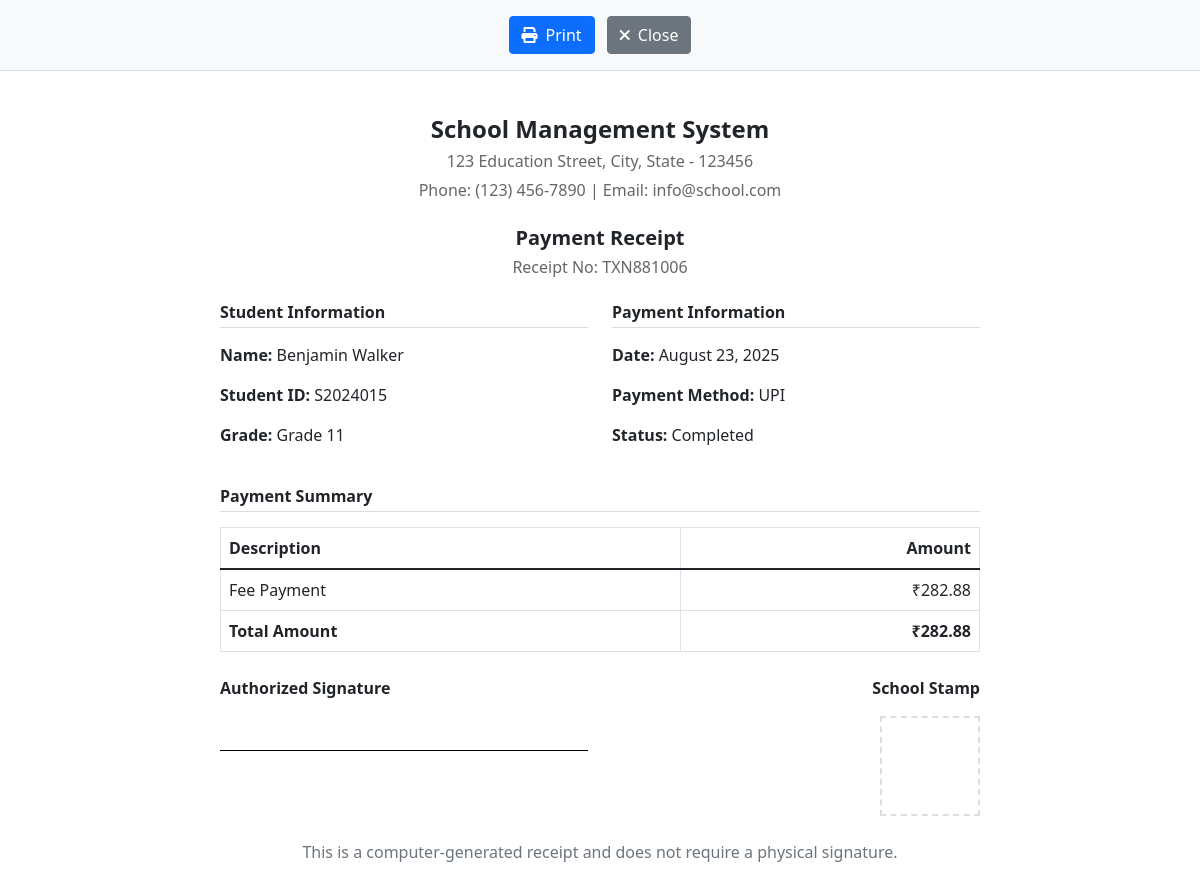
Page /fee-payment/85/print/ (signed in) on the committed database.
### accounts/models.py (models this page shows, shortened)
class Payment(models.Model):
    PAYMENT_STATUS = [
        ('pending', 'Pending'),
        ('completed', 'Completed'),
        ('failed', 'Failed'),
        ('refunded', 'Refunded')
    ]
    PAYMENT_METHODS = [
        ('CASH', 'Cash'),
        ('CREDIT_CARD', 'Credit Card'),
        ('DEBIT_CARD', 'Debit Card'),
        ('NET_BANKING', 'Net Banking'),
        ('UPI', 'UPI'),
        ('CHEQUE', 'Cheque'),
    ]
    student = models.ForeignKey(Student, on_delete=models.CASCADE)
    amount = models.DecimalField(max_digits=10, decimal_places=2)
    payment_date = models.DateTimeField()
    payment_method = models.CharField(max_length=50, choices=PAYMENT_METHODS)
    status = models.CharField(max_length=20, choices=PAYMENT_STATUS)
    transaction_id = models.CharField(max_length=100, unique=True)
    remarks = models.TextField(blank=True, null=True)
    created_at = models.DateTimeField(auto_now_add=True)
    updated_at = models.DateTimeField(auto_now=True)
    class Meta:
        ordering = ['-payment_date', '-created_at']  # Order by payment date (newest first), then by creation date
        verbose_name = 'Payment'
        verbose_name_plural = 'Payments'

class Student(models.Model):
    GENDER_CHOICES = [
        ('M', 'Male'),
        ('F', 'Female'),
        ('O', 'Other')
    ]
    STATUS_CHOICES = [
        ('active', 'Active'),
        ('inactive', 'Inactive'),
        ('graduated', 'Graduated'),
        ('suspended', 'Suspended')
    ]
    user = models.OneToOneField(User, on_delete=models.CASCADE, related_name='student_profile', null=True, blank=True)
    student_id = models.CharField(max_length=20, unique=True)
    first_name = models.CharField(max_length=50, validators=[name_validator])
    last_name = models.CharField(max_length=50, validators=[name_validator])
    date_of_birth = models.DateField()
    gender = models.CharField(max_length=10, choices=GENDER_CHOICES)
    photo = models.ImageField(upload_to='student_photos/', null=True, blank=True)
    email = models.EmailField(unique=True)
    phone_regex = RegexValidator(
        regex=r'^\+?1?\d{9,15}$',
        message="Phone number must be entered in the format: '+999999999'. Up to 15 digits allowed."
    )
    phone_number = models.CharField(validators=[phone_regex], max_length=17, blank=True)
    address = models.TextField()
    grade_level = models.CharField(max_length=20)
    batch = models.CharField(max_length=20, blank=True, null=True)
    roll_number = models.CharField(max_length=20, blank=True, null=True)
    admission_date = models.DateField()
    status = models.CharField(max_length=20, choices=STATUS_CHOICES, default='active')
    guardian_name = models.CharField(max_length=100)
    guardian_relation = models.CharField(max_length=50)
    guardian_phone = models.CharField(validators=[phone_regex], max_length=17)
    guardian_email = models.EmailField(blank=True)
    created_at = models.DateTimeField(auto_now_add=True)
    updated_at = models.DateTimeField(auto_now=True)
    class_section = models.ForeignKey('Class', on_delete=models.SET_NULL, null=True, related_name='students')
    enrolled_courses = models.ManyToManyField('Course', related_name='enrolled_students')
    class Meta:
        ordering = ['-created_at']
    def get_full_name(self):
        return f"{self.first_name} {self.last_name}"

### accounts/views.py (the view)
# urls.py: path('fee-payment/<int:payment_id>/print/', views.print_payment_receipt, name='print_payment_receipt'),
@login_required
def print_payment_receipt(request, payment_id):
    try:
        payment = Payment.objects.get(id=payment_id)
        context = {
            'payment': payment,
            'page_title': 'Payment Receipt'
        }
        return render(request, 'accounts/payment_receipt.html', context)
    except Payment.DoesNotExist:
        messages.error(request, 'Payment not found.')
        return redirect('fee_payment')

### accounts/context_processors.py (called while the page is built)
def dashboard_stats(request):
    if request.user.is_authenticated:
        return {
            'sidebar_total_students': Student.objects.filter(status='active').count(),
            'sidebar_total_teachers': Teacher.objects.filter(is_active=True).count(),
            'sidebar_active_courses': Course.objects.count(),
        }
    return {
        'sidebar_total_students': 0,
        'sidebar_total_teachers': 0,
        'sidebar_active_courses': 0,
    }

### accounts/templates/accounts/payment_receipt.html (shortened to what this page needs)
{% extends 'accounts/base_print.html' %}
{% load static %}
{% block content %}
<div class="receipt-container">
    <div class="text-center mb-4">
        <h2 class="school-name">School Management System</h2>
        <p class="school-address">123 Education Street, City, State - 123456</p>
        <p class="school-contact">Phone: (123) 456-7890 | Email: info@school.com</p>
    </div>
    <div class="text-center mb-4">
        <h3 class="receipt-title">Payment Receipt</h3>
        <p class="receipt-number">Receipt No: {{ payment.transaction_id }}</p>
    </div>
    <div class="receipt-details">
        <div class="row mb-4">
            <div class="col-md-6">
                <h5 class="section-title">Student Information</h5>
                <p><strong>Name:</strong> {{ payment.student.get_full_name }}</p>
                <p><strong>Student ID:</strong> {{ payment.student.student_id }}</p>
                <p><strong>Grade:</strong> {{ payment.student.grade_level }}</p>
            </div>
            <div class="col-md-6">
                <h5 class="section-title">Payment Information</h5>
                <p><strong>Date:</strong> {{ payment.payment_date|date:"F d, Y" }}</p>
                <p><strong>Payment Method:</strong> {{ payment.payment_method }}</p>
                <p><strong>Status:</strong> {{ payment.status|title }}</p>
            </div>
        </div>
        <div class="payment-summary">
            <h5 class="section-title">Payment Summary</h5>
            <table class="table table-bordered">
                <thead>
                    <tr>
                        <th>Description</th>
                        <th class="text-end">Amount</th>
                    </tr>
                </thead>
                <tbody>
                    <tr>
                        <td>Fee Payment</td>
                        <td class="text-end">₹{{ payment.amount|floatformat:2 }}</td>
                    </tr>
                    <tr>
                        <th>Total Amount</th>
                        <th class="text-end">₹{{ payment.amount|floatformat:2 }}</th>
                    </tr>
                </tbody>
            </table>
        </div>
        <div class="receipt-footer mt-4">
            <div class="row">
                <div class="col-md-6">
                    <p><strong>Authorized Signature</strong></p>
                    <div class="signature-line"></div>
                </div>
                <div class="col-md-6 text-end">
                    <p><strong>School Stamp</strong></p>
                    <div class="stamp-placeholder"></div>
                </div>
            </div>
        </div>
    </div>
    <div class="print-instructions text-center mt-4">
        <p class="text-muted">This is a computer-generated receipt and does not require a physical signature.</p>
    </div>
</div>
{% endblock %}

### accounts/templates/accounts/payment_receipt.html (style rules this page uses)
.receipt-container { max-width: 800px; margin: 0 auto; padding: 20px; }
.school-name { font-size: 24px; font-weight: bold; margin-bottom: 5px; }
.school-address, .school-contact { margin-bottom: 5px; color: #666; }
.receipt-title { font-size: 20px; font-weight: bold; margin-bottom: 5px; }
.receipt-number { color: #666; }
.section-title { font-size: 16px; font-weight: bold; margin-bottom: 15px; padding-bottom: 5px; border-bottom: 1px solid #ddd; }
.signature-line { border-top: 1px solid #000; margin-top: 50px; }
.stamp-placeholder { border: 2px dashed #ddd; width: 100px; height: 100px; margin-left: auto; }

### rows in the picture
Payment: transaction_id "TXN881006", student.get_full_name "Benjamin Walker", student.student_id "S2024015", student.grade_level "Grade 11", payment_date "August 23, 2025", payment_method "UPI", status "Completed", amount "282.88"
